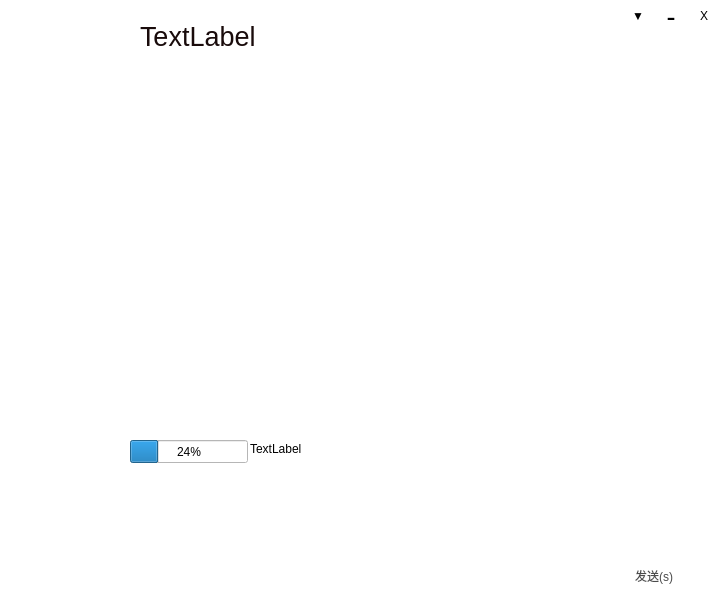
<?xml version="1.0" encoding="UTF-8"?>
<ui version="4.0">
 <class>ChatWindows</class>
 <widget class="QWidget" name="ChatWindows">
  <property name="geometry">
   <rect>
    <x>0</x>
    <y>0</y>
    <width>722</width>
    <height>600</height>
   </rect>
  </property>
  <property name="windowTitle">
   <string>Form</string>
  </property>
  <property name="styleSheet">
   <string notr="true">background-color: rgb(255, 255, 255);</string>
  </property>
  <widget class="QWidget" name="widget" native="true">
   <property name="geometry">
    <rect>
     <x>0</x>
     <y>0</y>
     <width>722</width>
     <height>600</height>
    </rect>
   </property>
   <property name="minimumSize">
    <size>
     <width>722</width>
     <height>600</height>
    </size>
   </property>
   <property name="maximumSize">
    <size>
     <width>722</width>
     <height>600</height>
    </size>
   </property>
   <property name="styleSheet">
    <string notr="true">background-image: url(:/fig/chat2.jpg);</string>
   </property>
   <widget class="QWidget" name="layoutWidget">
    <property name="geometry">
     <rect>
      <x>20</x>
      <y>430</y>
      <width>104</width>
      <height>32</height>
     </rect>
    </property>
    <layout class="QHBoxLayout" name="horizontalLayout_3">
     <property name="spacing">
      <number>0</number>
     </property>
     <item>
      <widget class="QToolButton" name="toolButton_8">
       <property name="minimumSize">
        <size>
         <width>30</width>
         <height>30</height>
        </size>
       </property>
       <property name="maximumSize">
        <size>
         <width>30</width>
         <height>30</height>
        </size>
       </property>
       <property name="styleSheet">
        <string notr="true">background: transparent;
border-image: url(:/fig/anbq.png);</string>
       </property>
       <property name="text">
        <string/>
       </property>
       <property name="autoRaise">
        <bool>true</bool>
       </property>
      </widget>
     </item>
     <item>
      <widget class="QToolButton" name="toolButton_7">
       <property name="minimumSize">
        <size>
         <width>30</width>
         <height>30</height>
        </size>
       </property>
       <property name="maximumSize">
        <size>
         <width>30</width>
         <height>30</height>
        </size>
       </property>
       <property name="styleSheet">
        <string notr="true">background: transparent;
border-image: url(:/fig/openfig.png);</string>
       </property>
       <property name="text">
        <string/>
       </property>
       <property name="autoRaise">
        <bool>true</bool>
       </property>
      </widget>
     </item>
     <item>
      <widget class="QToolButton" name="toolButton_9">
       <property name="minimumSize">
        <size>
         <width>30</width>
         <height>30</height>
        </size>
       </property>
       <property name="maximumSize">
        <size>
         <width>30</width>
         <height>30</height>
        </size>
       </property>
       <property name="styleSheet">
        <string notr="true">border-image: url(:/fig/anxj.png);
background: transparent;</string>
       </property>
       <property name="text">
        <string/>
       </property>
       <property name="autoRaise">
        <bool>true</bool>
       </property>
      </widget>
     </item>
    </layout>
   </widget>
   <widget class="QWidget" name="layoutWidget">
    <property name="geometry">
     <rect>
      <x>530</x>
      <y>560</y>
      <width>168</width>
      <height>32</height>
     </rect>
    </property>
    <layout class="QHBoxLayout" name="horizontalLayout_4">
     <property name="spacing">
      <number>0</number>
     </property>
     <item>
      <widget class="QPushButton" name="pushButton_close">
       <property name="minimumSize">
        <size>
         <width>80</width>
         <height>30</height>
        </size>
       </property>
       <property name="maximumSize">
        <size>
         <width>80</width>
         <height>30</height>
        </size>
       </property>
       <property name="palette">
        <palette>
         <active>
          <colorrole role="Button">
           <brush brushstyle="SolidPattern">
            <color alpha="0">
             <red>0</red>
             <green>0</green>
             <blue>0</blue>
            </color>
           </brush>
          </colorrole>
          <colorrole role="Text">
           <brush brushstyle="SolidPattern">
            <color alpha="255">
             <red>255</red>
             <green>255</green>
             <blue>255</blue>
            </color>
           </brush>
          </colorrole>
          <colorrole role="ButtonText">
           <brush brushstyle="SolidPattern">
            <color alpha="255">
             <red>255</red>
             <green>255</green>
             <blue>255</blue>
            </color>
           </brush>
          </colorrole>
          <colorrole role="Base">
           <brush brushstyle="SolidPattern">
            <color alpha="0">
             <red>0</red>
             <green>0</green>
             <blue>0</blue>
            </color>
           </brush>
          </colorrole>
          <colorrole role="Window">
           <brush brushstyle="SolidPattern">
            <color alpha="0">
             <red>0</red>
             <green>0</green>
             <blue>0</blue>
            </color>
           </brush>
          </colorrole>
         </active>
         <inactive>
          <colorrole role="Button">
           <brush brushstyle="SolidPattern">
            <color alpha="0">
             <red>0</red>
             <green>0</green>
             <blue>0</blue>
            </color>
           </brush>
          </colorrole>
          <colorrole role="Text">
           <brush brushstyle="SolidPattern">
            <color alpha="255">
             <red>255</red>
             <green>255</green>
             <blue>255</blue>
            </color>
           </brush>
          </colorrole>
          <colorrole role="ButtonText">
           <brush brushstyle="SolidPattern">
            <color alpha="255">
             <red>255</red>
             <green>255</green>
             <blue>255</blue>
            </color>
           </brush>
          </colorrole>
          <colorrole role="Base">
           <brush brushstyle="SolidPattern">
            <color alpha="0">
             <red>0</red>
             <green>0</green>
             <blue>0</blue>
            </color>
           </brush>
          </colorrole>
          <colorrole role="Window">
           <brush brushstyle="SolidPattern">
            <color alpha="0">
             <red>0</red>
             <green>0</green>
             <blue>0</blue>
            </color>
           </brush>
          </colorrole>
         </inactive>
         <disabled>
          <colorrole role="Button">
           <brush brushstyle="SolidPattern">
            <color alpha="0">
             <red>0</red>
             <green>0</green>
             <blue>0</blue>
            </color>
           </brush>
          </colorrole>
          <colorrole role="Text">
           <brush brushstyle="SolidPattern">
            <color alpha="255">
             <red>159</red>
             <green>158</green>
             <blue>158</blue>
            </color>
           </brush>
          </colorrole>
          <colorrole role="ButtonText">
           <brush brushstyle="SolidPattern">
            <color alpha="255">
             <red>255</red>
             <green>255</green>
             <blue>255</blue>
            </color>
           </brush>
          </colorrole>
          <colorrole role="Base">
           <brush brushstyle="SolidPattern">
            <color alpha="0">
             <red>0</red>
             <green>0</green>
             <blue>0</blue>
            </color>
           </brush>
          </colorrole>
          <colorrole role="Window">
           <brush brushstyle="SolidPattern">
            <color alpha="0">
             <red>0</red>
             <green>0</green>
             <blue>0</blue>
            </color>
           </brush>
          </colorrole>
         </disabled>
        </palette>
       </property>
       <property name="styleSheet">
        <string notr="true">background: transparent;</string>
       </property>
       <property name="text">
        <string>关闭(c)</string>
       </property>
       <property name="flat">
        <bool>true</bool>
       </property>
      </widget>
     </item>
     <item>
      <widget class="QPushButton" name="pushButton_send">
       <property name="minimumSize">
        <size>
         <width>80</width>
         <height>30</height>
        </size>
       </property>
       <property name="maximumSize">
        <size>
         <width>80</width>
         <height>30</height>
        </size>
       </property>
       <property name="palette">
        <palette>
         <active>
          <colorrole role="Button">
           <brush brushstyle="SolidPattern">
            <color alpha="0">
             <red>0</red>
             <green>0</green>
             <blue>0</blue>
            </color>
           </brush>
          </colorrole>
          <colorrole role="ButtonText">
           <brush brushstyle="SolidPattern">
            <color alpha="255">
             <red>255</red>
             <green>255</green>
             <blue>255</blue>
            </color>
           </brush>
          </colorrole>
          <colorrole role="Base">
           <brush brushstyle="SolidPattern">
            <color alpha="0">
             <red>0</red>
             <green>0</green>
             <blue>0</blue>
            </color>
           </brush>
          </colorrole>
          <colorrole role="Window">
           <brush brushstyle="SolidPattern">
            <color alpha="0">
             <red>0</red>
             <green>0</green>
             <blue>0</blue>
            </color>
           </brush>
          </colorrole>
         </active>
         <inactive>
          <colorrole role="Button">
           <brush brushstyle="SolidPattern">
            <color alpha="0">
             <red>0</red>
             <green>0</green>
             <blue>0</blue>
            </color>
           </brush>
          </colorrole>
          <colorrole role="ButtonText">
           <brush brushstyle="SolidPattern">
            <color alpha="255">
             <red>76</red>
             <green>76</green>
             <blue>76</blue>
            </color>
           </brush>
          </colorrole>
          <colorrole role="Base">
           <brush brushstyle="SolidPattern">
            <color alpha="0">
             <red>0</red>
             <green>0</green>
             <blue>0</blue>
            </color>
           </brush>
          </colorrole>
          <colorrole role="Window">
           <brush brushstyle="SolidPattern">
            <color alpha="0">
             <red>0</red>
             <green>0</green>
             <blue>0</blue>
            </color>
           </brush>
          </colorrole>
         </inactive>
         <disabled>
          <colorrole role="Button">
           <brush brushstyle="SolidPattern">
            <color alpha="0">
             <red>0</red>
             <green>0</green>
             <blue>0</blue>
            </color>
           </brush>
          </colorrole>
          <colorrole role="ButtonText">
           <brush brushstyle="SolidPattern">
            <color alpha="255">
             <red>159</red>
             <green>158</green>
             <blue>158</blue>
            </color>
           </brush>
          </colorrole>
          <colorrole role="Base">
           <brush brushstyle="SolidPattern">
            <color alpha="0">
             <red>0</red>
             <green>0</green>
             <blue>0</blue>
            </color>
           </brush>
          </colorrole>
          <colorrole role="Window">
           <brush brushstyle="SolidPattern">
            <color alpha="0">
             <red>0</red>
             <green>0</green>
             <blue>0</blue>
            </color>
           </brush>
          </colorrole>
         </disabled>
        </palette>
       </property>
       <property name="styleSheet">
        <string notr="true">background: transparent;</string>
       </property>
       <property name="text">
        <string>发送(s)</string>
       </property>
       <property name="flat">
        <bool>true</bool>
       </property>
      </widget>
     </item>
    </layout>
    <zorder>pushButton_send</zorder>
    <zorder>pushButton_close</zorder>
   </widget>
   <widget class="QWidget" name="layoutWidget">
    <property name="geometry">
     <rect>
      <x>10</x>
      <y>10</y>
      <width>667</width>
      <height>52</height>
     </rect>
    </property>
    <layout class="QHBoxLayout" name="horizontalLayout_2">
     <property name="spacing">
      <number>10</number>
     </property>
     <item>
      <widget class="QLabel" name="label">
       <property name="minimumSize">
        <size>
         <width>50</width>
         <height>50</height>
        </size>
       </property>
       <property name="maximumSize">
        <size>
         <width>50</width>
         <height>50</height>
        </size>
       </property>
       <property name="styleSheet">
        <string notr="true">image: url(:/fig/earth.png);</string>
       </property>
       <property name="text">
        <string/>
       </property>
      </widget>
     </item>
     <item>
      <widget class="QLabel" name="label_name">
       <property name="minimumSize">
        <size>
         <width>500</width>
         <height>50</height>
        </size>
       </property>
       <property name="maximumSize">
        <size>
         <width>500</width>
         <height>50</height>
        </size>
       </property>
       <property name="styleSheet">
        <string notr="true">background: transparent;
font: 20pt;
color: rgb(25, 11, 11);</string>
       </property>
       <property name="text">
        <string>TextLabel</string>
       </property>
      </widget>
     </item>
    </layout>
   </widget>
   <widget class="QWidget" name="layoutWidget">
    <property name="geometry">
     <rect>
      <x>620</x>
      <y>0</y>
      <width>104</width>
      <height>32</height>
     </rect>
    </property>
    <layout class="QHBoxLayout" name="horizontalLayout">
     <property name="spacing">
      <number>0</number>
     </property>
     <item>
      <widget class="QToolButton" name="toolButton">
       <property name="minimumSize">
        <size>
         <width>30</width>
         <height>30</height>
        </size>
       </property>
       <property name="maximumSize">
        <size>
         <width>30</width>
         <height>30</height>
        </size>
       </property>
       <property name="styleSheet">
        <string notr="true">background: transparent;</string>
       </property>
       <property name="text">
        <string>▼</string>
       </property>
       <property name="autoRaise">
        <bool>true</bool>
       </property>
      </widget>
     </item>
     <item>
      <widget class="QToolButton" name="toolButton_mini">
       <property name="minimumSize">
        <size>
         <width>30</width>
         <height>30</height>
        </size>
       </property>
       <property name="maximumSize">
        <size>
         <width>30</width>
         <height>30</height>
        </size>
       </property>
       <property name="styleSheet">
        <string notr="true">font: 20pt;
background: transparent;</string>
       </property>
       <property name="text">
        <string>-</string>
       </property>
       <property name="autoRaise">
        <bool>true</bool>
       </property>
      </widget>
     </item>
     <item>
      <widget class="QToolButton" name="toolButton_close">
       <property name="minimumSize">
        <size>
         <width>30</width>
         <height>30</height>
        </size>
       </property>
       <property name="maximumSize">
        <size>
         <width>30</width>
         <height>30</height>
        </size>
       </property>
       <property name="styleSheet">
        <string notr="true">background: transparent;</string>
       </property>
       <property name="text">
        <string>X</string>
       </property>
       <property name="autoRaise">
        <bool>true</bool>
       </property>
      </widget>
     </item>
    </layout>
   </widget>
   <widget class="QProgressBar" name="progressBar">
    <property name="geometry">
     <rect>
      <x>130</x>
      <y>440</y>
      <width>118</width>
      <height>23</height>
     </rect>
    </property>
    <property name="value">
     <number>24</number>
    </property>
   </widget>
   <widget class="QLabel" name="proTextLabel">
    <property name="geometry">
     <rect>
      <x>250</x>
      <y>440</y>
      <width>101</width>
      <height>17</height>
     </rect>
    </property>
    <property name="text">
     <string>TextLabel</string>
    </property>
   </widget>
  </widget>
 </widget>
 <resources/>
 <connections/>
</ui>
